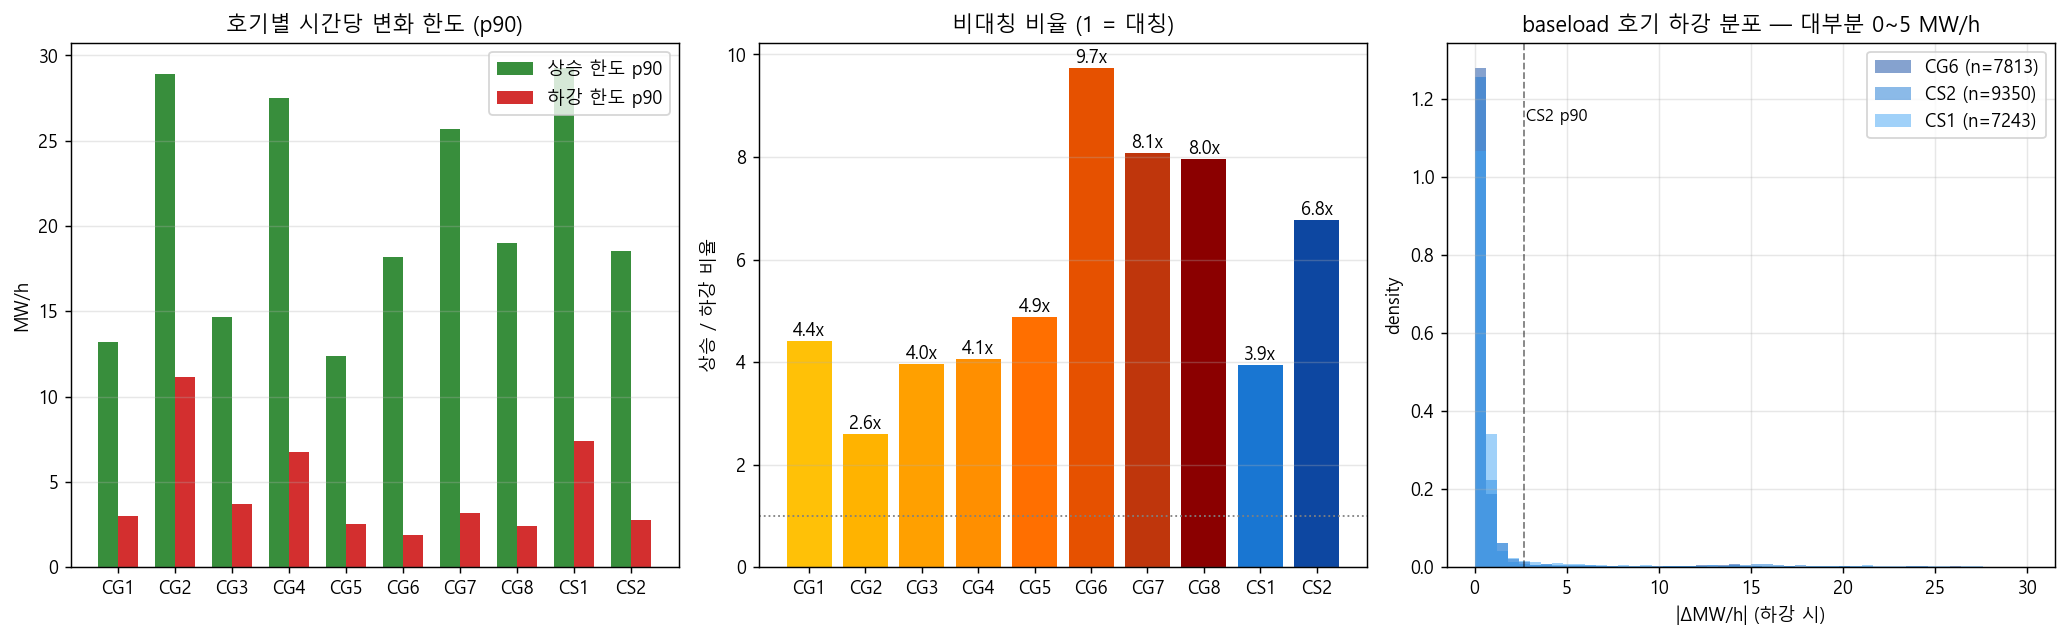

Generate this figure with Python:
"""EDA B — 호기별 ramp 비대칭 분석.

목적:
  잔존 over-commit 640 MWh의 메인 원인이 *호기 자체의 느린 하강 한도(ramp_dn)* 임을 데이터로 입증.
  4년 hourly LNG 발전량으로 ramp_up vs ramp_dn 분포 비교.

핵심 메시지:
  - baseload 호기 (CG6, CS2): ramp_up p90 ≈ 18~19 MW/h vs ramp_dn p90 ≈ 1.9~2.7 MW/h (7~10x)
  - 한 번 올라간 출력이 *천천히* 만 내려갈 수 있음 → 회복 후에도 잔류 → over-commit
  - 모델이 인위적으로 만든 게 아니라 *실제 운영 패턴* 그대로

→ 모델 함의:
  - over-commit 의 실측 근거 = 운영 데이터 자체의 비대칭
  - 향후 옵션 A (ramp_dn p99 사용) 시 over-commit 추가 감축 가능
  - 단 운영 직관 약화 (실제 plant도 천천히 내림)
"""
import sys
from pathlib import Path
import numpy as np
import pandas as pd
import matplotlib.pyplot as plt
sys.path.insert(0, str(Path(__file__).resolve().parent))
from _common import ROOT, EDA_DIR, LNG_UNITS, UNIT_COLORS, GT_UNITS, ST_UNITS

# === 1. 4년치 hourly LNG 데이터 + ramp 통계 (build_lng_unit_specs.py 와 동일 방법) ===
import glob
files = sorted(glob.glob(str(ROOT / 'data/thermal_hourly/thermal_hourly_*.csv')))
dfs = []
for f in files:
    try:
        df = pd.read_csv(f, encoding='utf-8', skipinitialspace=True,
                         header=None, skiprows=1, usecols=range(27))
    except: continue
    df.columns = ['plant','unit','date'] + [f'h{h}' for h in range(1, 25)]
    df['unit'] = df['unit'].astype(str).str.strip()
    df = df[df.unit.isin(LNG_UNITS)].copy()
    df['date'] = pd.to_datetime(df['date'], errors='coerce')
    long = df.melt(id_vars=['unit','date'], value_vars=[f'h{h}' for h in range(1,25)],
                   var_name='hour_str', value_name='mw_kwh')
    long['hour'] = long.hour_str.str.replace('h','').astype(int) - 1
    long['mw'] = pd.to_numeric(long['mw_kwh'], errors='coerce') / 1000.0
    dfs.append(long[['unit','date','hour','mw']])
out = pd.concat(dfs, ignore_index=True)
out['datetime_kst'] = out.date + pd.to_timedelta(out.hour, unit='h')
out = out.sort_values(['unit','datetime_kst']).reset_index(drop=True)
out['mw_diff'] = out.groupby('unit')['mw'].diff()
print(f"loaded {len(out):,} rows  (4년 hourly)")

# === 2. 호기별 ramp 분포 — 운전 중만 (mw>5) ===
running = out[(out.mw > 5) & (out.mw_diff.notna())].copy()

# === 3. 시각화: ramp_up p90 vs ramp_dn p90 (호기별 막대) ===
stats = []
for u in LNG_UNITS:
    s = running[running.unit == u]
    pos = s[s.mw_diff > 0].mw_diff.values
    neg = -s[s.mw_diff < 0].mw_diff.values
    if len(pos) == 0 or len(neg) == 0:
        continue
    stats.append({
        'unit': u, 'type': 'GT' if u.startswith('CG') else 'ST',
        'ramp_up_p90': float(np.percentile(pos, 90)),
        'ramp_up_p95': float(np.percentile(pos, 95)),
        'ramp_up_p99': float(np.percentile(pos, 99)),
        'ramp_dn_p90': float(np.percentile(neg, 90)),
        'ramp_dn_p95': float(np.percentile(neg, 95)),
        'ramp_dn_p99': float(np.percentile(neg, 99)),
    })
sdf = pd.DataFrame(stats)
sdf['ratio_p90'] = sdf.ramp_up_p90 / sdf.ramp_dn_p90
sdf['ratio_p99'] = sdf.ramp_up_p99 / sdf.ramp_dn_p99
print("\n[호기별 ramp 통계 (4년 운전 중)]")
print(sdf.round(2).to_string(index=False))

# === 4. 그림: ramp_up vs ramp_dn 막대 + 비율 + 분포 ===
fig, axes = plt.subplots(1, 3, figsize=(16, 5))

# (a) ramp_up vs ramp_dn 막대 (호기별)
ax = axes[0]
xs = np.arange(len(sdf))
w = 0.35
ax.bar(xs - w/2, sdf.ramp_up_p90, w, label='상승 한도 p90', color='#388E3C')
ax.bar(xs + w/2, sdf.ramp_dn_p90, w, label='하강 한도 p90', color='#D32F2F')
ax.set_xticks(xs)
ax.set_xticklabels(sdf.unit, rotation=0)
ax.set_ylabel('MW/h')
ax.set_title('호기별 시간당 변화 한도 (p90)')
ax.legend()
ax.grid(True, alpha=0.3, axis='y')

# (b) 비율 (up/dn)
ax = axes[1]
colors = [UNIT_COLORS[u] for u in sdf.unit]
ax.bar(xs, sdf.ratio_p90, color=colors)
ax.axhline(1, color='gray', ls=':', lw=1)
ax.set_xticks(xs)
ax.set_xticklabels(sdf.unit, rotation=0)
ax.set_ylabel('상승 / 하강 비율')
ax.set_title('비대칭 비율 (1 = 대칭)')
ax.grid(True, alpha=0.3, axis='y')
for i, r in enumerate(sdf.ratio_p90):
    ax.text(i, r+0.1, f'{r:.1f}x', ha='center', fontsize=10)

# (c) baseload (CG6, CS2) 의 ramp_dn 분포 (실제 데이터)
ax = axes[2]
for u, c in [('CG6', '#0D47A1'), ('CS2', '#1976D2'), ('CS1', '#42A5F5')]:
    s = running[running.unit == u]
    neg = -s[s.mw_diff < 0].mw_diff.values
    ax.hist(neg, bins=50, alpha=0.5, label=f'{u} (n={len(neg)})',
            color=c, density=True, range=(0, 30))
ax.axvline(2.7, color='black', ls='--', lw=1, alpha=0.5)
ax.text(2.8, ax.get_ylim()[1]*0.85, 'CS2 p90', fontsize=9)
ax.set_xlabel('|ΔMW/h| (하강 시)')
ax.set_ylabel('density')
ax.set_title('baseload 호기 하강 분포 — 대부분 0~5 MW/h')
ax.legend()
ax.grid(True, alpha=0.3)

plt.tight_layout()
out_png = EDA_DIR / "B_ramp_asymmetry.png"
plt.savefig(out_png, dpi=130, bbox_inches='tight')
print(f"\n저장: {out_png}")

# === 5. CSV 저장 ===
sdf.to_csv(EDA_DIR / "B_ramp_stats.csv", index=False)
print(f"저장: {EDA_DIR / 'B_ramp_stats.csv'}")

# === 6. 모델 함의 ===
print("\n" + "="*60)
print("→ 모델 함의")
print("="*60)
worst = sdf.sort_values('ratio_p90', ascending=False).iloc[0]
print(f"""
1. 가장 비대칭 호기: {worst.unit} ({worst.type}) — 상승 {worst.ramp_up_p90:.1f} / 하강 {worst.ramp_dn_p90:.2f} = {worst.ratio_p90:.1f}x
2. baseload (CG6, CS2) 가 특히 느림 (운영상 *천천히 내림* 패턴)
3. 한 번 올라간 출력이 다음 시각에 actual_gap 줄어도 *느린 ramp_dn 한도* 만큼만 감소
4. 누적 잔류 ΔP = 잔존 over-commit 640 MWh 의 메인 원인

→ 모델이 만든 인위적 결과 X. 실제 운영 패턴 그대로 반영.
→ §15 옵션 A (ramp_dn p99 사용) 시 추가 감축 가능하지만 운영 직관 약화.
""")
